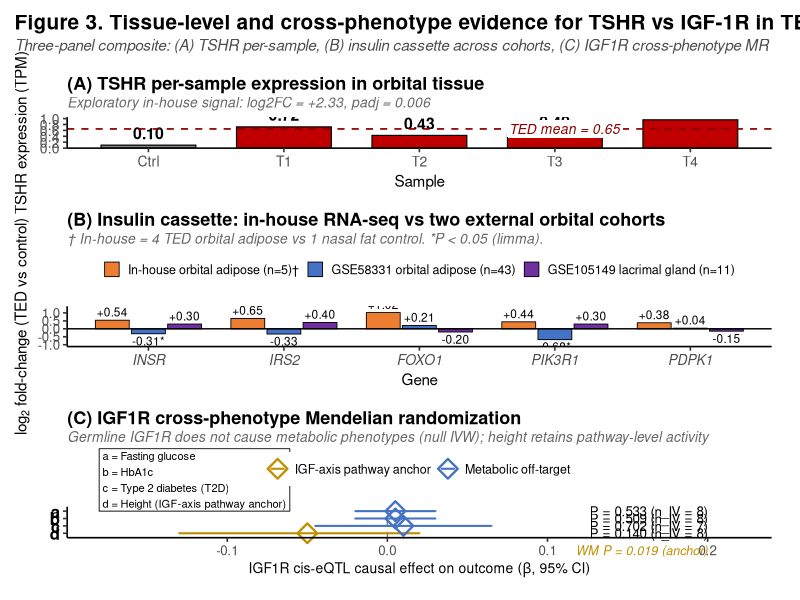

Recreate this plot in R.
# ============================================================
# Figure 3 v7.4 — Three-panel vertical stack (TED-TRAP v4.5)
# v7.4 변경 (FROM v7.3):
#  - a/b/c/d 정의를 plot 내부 INSET BOX (좌측 상단, 'a' row 기준)
#  - Caption 제거
#  - 검정색 plain text + white background + thin border
#  - 데이터(error bars)와 겹치지 않게 위치 조정
# ============================================================

library(ggplot2)
library(patchwork)
library(dplyr)
library(scales)

# ============================================================
# PANEL A — TSHR per-sample TPM
# ============================================================

panel_a_data <- data.frame(
  sample = factor(c("Ctrl", "T1", "T2", "T3", "T4"),
                  levels = c("Ctrl", "T1", "T2", "T3", "T4")),
  TPM    = c(0.10, 0.72, 0.43, 0.49, 0.96),
  group  = c("Control", "TED", "TED", "TED", "TED")
)

ted_mean <- mean(panel_a_data$TPM[panel_a_data$group == "TED"])

p_a <- ggplot(panel_a_data, aes(x = sample, y = TPM, fill = group)) +
  geom_col(color = "black", linewidth = 0.4, width = 0.7) +
  geom_text(aes(label = sprintf("%.2f", TPM)),
            vjust = -0.5, size = 4, fontface = "bold") +
  geom_hline(yintercept = ted_mean, linetype = "dashed",
             color = "darkred", linewidth = 0.6) +
  geom_label(data = data.frame(x = 4.5, y = ted_mean,
                                label = sprintf("TED mean = %.2f", ted_mean)),
             aes(x = x, y = y, label = label),
             color = "darkred", size = 3.5, fontface = "italic",
             fill = "white", label.size = 0,
             label.padding = unit(0.15, "lines"),
             hjust = 1, inherit.aes = FALSE) +
  scale_fill_manual(values = c("Control" = "#808080", "TED" = "#C00000"),
                    guide = "none") +
  scale_y_continuous(limits = c(0, 1.05), expand = c(0, 0),
                     breaks = seq(0, 1.0, 0.2)) +
  labs(title    = "(A) TSHR per-sample expression in orbital tissue",
       subtitle = "Exploratory in-house signal: log2FC = +2.33, padj = 0.006",
       x = "Sample",
       y = "TSHR expression (TPM)") +
  theme_classic(base_size = 12) +
  theme(plot.title    = element_text(face = "bold", size = 13, hjust = 0,
                                     margin = margin(b = 2)),
        plot.subtitle = element_text(face = "italic", size = 10,
                                     color = "gray40", hjust = 0,
                                     margin = margin(b = 4)),
        # ★ v7: plot.title.position 제거 (default 'panel' 사용)
        # → title이 차트와 일관된 위치 (안쪽으로 들어감)
        axis.title    = element_text(size = 11),
        axis.text     = element_text(size = 10),
        plot.margin   = margin(8, 15, 8, 5))

# ============================================================
# PANEL B — Insulin cassette 3-cohort
# ============================================================

panel_b_data <- data.frame(
  Gene = factor(rep(c("INSR", "IRS2", "FOXO1", "PIK3R1", "PDPK1"), 3),
                levels = c("INSR", "IRS2", "FOXO1", "PIK3R1", "PDPK1")),
  Cohort = factor(rep(c("In-house orbital adipose (n=5)\u2020",
                        "GSE58331 orbital adipose (n=43)",
                        "GSE105149 lacrimal gland (n=11)"), each = 5),
                  levels = c("In-house orbital adipose (n=5)\u2020",
                             "GSE58331 orbital adipose (n=43)",
                             "GSE105149 lacrimal gland (n=11)")),
  log2FC = c(
    +0.54, +0.65, +1.02, +0.44, +0.38,
    -0.31, -0.33, +0.21, -0.68, +0.04,
    +0.30, +0.40, -0.20, +0.30, -0.15
  ),
  is_significant = c(
    rep(FALSE, 5),
    TRUE, FALSE, FALSE, TRUE, FALSE,
    rep(FALSE, 5)
  )
)

panel_b_data$label <- sprintf("%+.2f%s",
                              panel_b_data$log2FC,
                              ifelse(panel_b_data$is_significant, "*", ""))

panel_b_subtitle <- "\u2020 In-house = 4 TED orbital adipose vs 1 nasal fat control. *P < 0.05 (limma)."

p_b <- ggplot(panel_b_data, aes(x = Gene, y = log2FC, fill = Cohort)) +
  geom_col(position = position_dodge(width = 0.8),
           width = 0.75, color = "black", linewidth = 0.3) +
  geom_text(aes(label = label,
                vjust = ifelse(log2FC >= 0, -0.4, 1.3)),
            position = position_dodge(width = 0.8),
            size = 3.0) +
  geom_hline(yintercept = 0, color = "black", linewidth = 0.5) +
  scale_fill_manual(values = c(
    "In-house orbital adipose (n=5)\u2020"  = "#ED7D31",
    "GSE58331 orbital adipose (n=43)"        = "#4472C4",
    "GSE105149 lacrimal gland (n=11)"        = "#7030A0"
  )) +
  scale_y_continuous(limits = c(-1.0, 1.3), breaks = seq(-1.0, 1.2, 0.5)) +
  labs(title    = "(B) Insulin cassette: in-house RNA-seq vs two external orbital cohorts",
       subtitle = panel_b_subtitle,
       x        = "Gene",
       y        = expression(log[2]~"fold-change (TED vs control)"),
       fill     = NULL) +
  theme_classic(base_size = 12) +
  theme(plot.title    = element_text(face = "bold", size = 13, hjust = 0,
                                     margin = margin(b = 2)),
        plot.subtitle = element_text(face = "italic", size = 10,
                                     color = "gray40", hjust = 0,
                                     margin = margin(b = 4)),
        axis.text.x   = element_text(face = "italic", size = 10),
        axis.title    = element_text(size = 11),
        legend.position    = "top",
        legend.text        = element_text(size = 9),
        legend.title       = element_blank(),
        legend.key.size    = unit(0.4, "cm"),
        legend.box.margin  = margin(t = 0, b = 3),
        plot.margin        = margin(8, 15, 8, 5))

# ============================================================
# PANEL C — IGF1R cross-phenotype MR
# ★ v7: y-axis labels을 a/b/c/d로 (1글자!) → axis padding 최소
# ============================================================

panel_c_data <- data.frame(
  outcome = factor(c("a", "b", "c", "d"),
                   levels = c("d", "c", "b", "a")),  # bottom-up
  outcome_full = c("Fasting glucose", "HbA1c", "T2D",
                   "Height (IGF-axis pathway anchor)"),
  beta    = c(0.005, 0.005, 0.010, -0.050),
  ci_low  = c(-0.020, -0.020, -0.045, -0.130),
  ci_high = c(0.030, 0.030, 0.065, 0.020),
  pvalue  = c(0.533, 0.509, 0.702, 0.140),
  n_iv    = c(8, 8, 7, 8),
  category = c("Metabolic off-target", "Metabolic off-target",
               "Metabolic off-target", "IGF-axis pathway anchor")
)

panel_c_data$label_p <- sprintf("P = %.3f (n_IV = %d)",
                                panel_c_data$pvalue,
                                panel_c_data$n_iv)

# Subtitle: 핵심 메시지만 (a/b/c/d 정의는 plot 내부 annotation)
panel_c_subtitle <- "Germline IGF1R does not cause metabolic phenotypes (null IVW); height retains pathway-level activity"


p_c <- ggplot(panel_c_data, aes(x = beta, y = outcome, color = category)) +
  geom_vline(xintercept = 0, linetype = "dashed",
             color = "gray50", linewidth = 0.5) +
  geom_errorbarh(aes(xmin = ci_low, xmax = ci_high),
                 height = 0.2, linewidth = 0.7) +
  geom_point(aes(shape = category), size = 4.5, fill = NA, stroke = 1.2) +
  geom_text(aes(x = 0.20, label = label_p), color = "black",
            size = 3.4, hjust = 1) +
  annotate("text", x = 0.20, y = "d",
           label = "WM P = 0.019 (anchor)", hjust = 1,
           vjust = 2.2, color = "#BF9000", size = 3.2,
           fontface = "italic") +
  # ★ v7.4: a/b/c/d 정의 inset box ('a' row 위쪽 좌측)
  annotate("label", x = -0.18, y = "a",
           label = "a = Fasting glucose\nb = HbA1c\nc = Type 2 diabetes (T2D)\nd = Height (IGF-axis pathway anchor)",
           hjust = 0, vjust = 0,
           color = "black", size = 2.8,
           fontface = "plain",
           fill = "white", label.size = 0.3,
           label.padding = unit(0.25, "lines"),
           label.r = unit(0, "lines")) +
  # ★ v7.1: a/b/c/d 정의를 plot 내부 좌측 상단에 inset annotation으로

  scale_color_manual(values = c(
    "Metabolic off-target"     = "#4472C4",
    "IGF-axis pathway anchor"  = "#BF9000"
  )) +
  scale_shape_manual(values = c(
    "Metabolic off-target"     = 23,
    "IGF-axis pathway anchor"  = 23
  )) +
  scale_x_continuous(limits = c(-0.18, 0.22),
                     breaks = c(-0.1, 0, 0.1, 0.2)) +
  labs(title    = "(C) IGF1R cross-phenotype Mendelian randomization",
       subtitle = panel_c_subtitle,
       x        = expression(paste("IGF1R cis-eQTL causal effect on outcome (", beta, ", 95% CI)")),
       y        = NULL,
       color    = NULL, shape = NULL) +
  # ★ v7.4: y limits 확장하여 inset box 위쪽 공간 확보
  coord_cartesian(clip = "off") +
  theme_classic(base_size = 12) +
  theme(plot.title    = element_text(face = "bold", size = 13, hjust = 0,
                                     margin = margin(b = 2)),
        plot.subtitle = element_text(face = "italic", size = 10,
                                     color = "gray40", hjust = 0,
                                     margin = margin(b = 4)),
        # ★ v7.1: y-axis labels이 a/b/c/d (1글자) → bold + 큰 size
        axis.text.y   = element_text(size = 12, face = "bold", color = "black"),
        axis.title.x  = element_text(size = 10),
        legend.position    = "top",
        legend.text        = element_text(size = 9),
        legend.key.size    = unit(0.4, "cm"),
        legend.box.margin  = margin(t = 0, b = 3),
        plot.margin        = margin(8, 15, 8, 5))

# ============================================================
# Vertical stack — patchwork align 영향 최소
# ============================================================

final_plot <- (p_a / p_b / p_c +
  plot_layout(heights = c(1.0, 1.3, 1.0))) +
  plot_annotation(
    title    = "Figure 3. Tissue-level and cross-phenotype evidence for TSHR vs IGF-1R in TED",
    subtitle = "Three-panel composite: (A) TSHR per-sample, (B) insulin cassette across cohorts, (C) IGF1R cross-phenotype MR",
    theme = theme(
      plot.title    = element_text(face = "bold", size = 15, hjust = 0,
                                   margin = margin(t = 5, b = 3)),
      plot.subtitle = element_text(face = "italic", size = 11,
                                   color = "gray30", hjust = 0,
                                   margin = margin(b = 8),
                                   lineheight = 1.2)
    )
  )

ggsave(
  filename = "Figure3.png",
  plot     = final_plot,
  width    = 11, height = 14, units = "in",
  dpi      = 470,
  bg       = "white"
)

cat("Figure 3 v7.4 saved.\n")
cat("핵심 변경 (FROM v7.3):\n")
cat("  ✅ a/b/c/d 정의를 plot 내부 INSET BOX (좌측 상단, 'a' row 기준)\n")
cat("  ✅ 검정색 + white background + thin border (사각형)\n")
cat("Dimensions: 11 x 14 in @ 470 DPI = 5170 x 6580 px = 34 MP\n")
